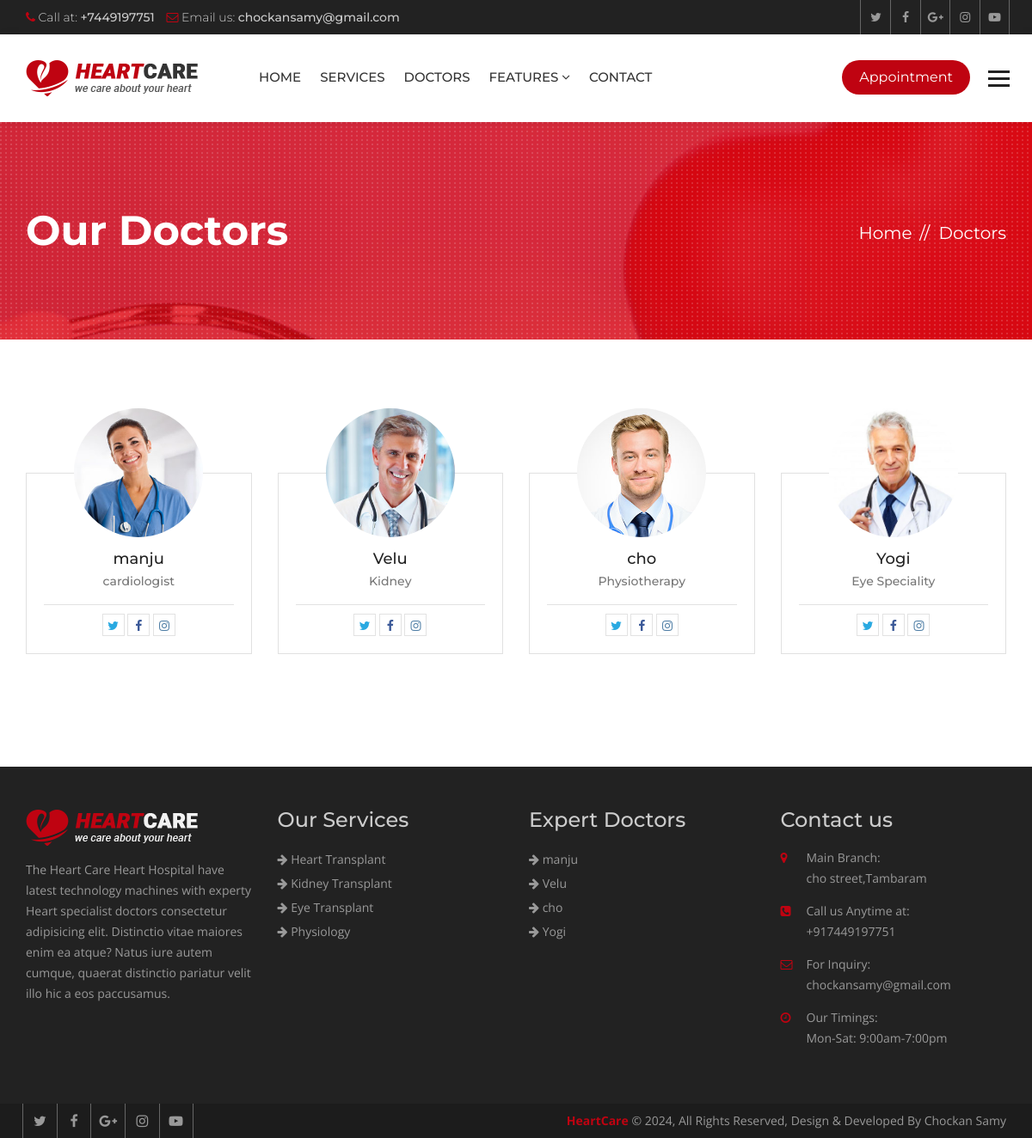
The app's page /doctors/ with its own data.
### hospital/models.py (models this page shows, shortened)
class Doctor(models.Model):
    name = models.CharField(max_length=120)
    speciality = models.CharField(max_length=120)
    picture = models.ImageField(upload_to="doctors/")
    details = models.TextField()
    experience = models.TextField()
    expertize = models.ManyToManyField(to='Expertize', related_name='doctors')
    twitter = models.CharField(max_length=120, blank=True, null=True)
    facebook = models.CharField(max_length=120, blank=True, null=True)
    instagram = models.CharField(max_length=120, blank=True, null=True)

class Service(models.Model):
    title = models.CharField(max_length=120)
    description = models.TextField()
    items = models.ManyToManyField(to='Item',)
    thumbnail = models.ImageField(upload_to='services/')
    cover = models.ImageField(upload_to='services/')
    image1 = models.ImageField(upload_to='services/', blank=True, null=True)
    image2 = models.ImageField(upload_to='services/', blank=True, null=True)

### hospital/views.py (the view)
# urls.py: path('doctors/', views.DoctorListView.as_view(), name="doctors"),
class DoctorListView(ListView):
    template_name = 'hospital/team.html'
    queryset = Doctor.objects.all()
    paginate_by = 8

### hospital/context_processors.py (called while the page is built)
def footer_content(request):
    services = Service.objects.all()
    doctors = Doctor.objects.all()
    context = {
        'services': services,
        'doctors': doctors
    }
    return context

### templates/hospital/team.html (shortened to what this page needs)
{% extends 'base.html' %}
{% block maincontent %}
<div class="inner-banner">
  <div class="container">
    <div class="row">
      <div class="col-md-7">
        <h1>Our Doctors</h1>
      </div>
      <div class="col-md-5">
        <ol class="breadcrumb">
          <li><a href="{% url 'index' %}">Home</a></li>
          <li class="active">Doctors</li>
        </ol>
      </div>
    </div>
  </div>
</div>
<div class="main-content">
  <div class="team-page">
    <div class="container">
      <div class="row">
        {% for doctor in object_list %}
        <div class="col-md-3 col-sm-6">
          <div class="team-box mb50">
            <div class="team-thumb">  <img src="{{ doctor.picture.url }}" alt=""></div>
            <div class="team-text">
              <h5><a href="{% url 'doctor_details' doctor.id %}">{{ doctor.name }}</a></h5>
              <strong>{{ doctor.speciality }}</strong>
              <ul class="team-social">
                {% if doctor.twitter %}
                <li><a class="tw" href="{{ doctor.twitter }}"><i class="fa fa-twitter" aria-hidden="true"></i></a></li>
                {% endif %}
                {% if doctor.facebook %}
                <li><a class="fb" href="{{ doctor.facebook }}"><i class="fa fa-facebook" aria-hidden="true"></i></a>
                </li>
                {% endif %}
                {% if doctor.instagram %}
                <li><a class="insta" href="{{ doctor.instagram }}"><i class="fa fa-instagram"
                      aria-hidden="true"></i></a></li>
                {% endif %}
              </ul>
            </div>
          </div>
        </div>
        {% endfor %}
      </div>
      <div class="row">
        <div class="col-md-12">
        </div>
      </div>
    </div>
  </div>
</div>
{% endblock maincontent %}

### templates/partials/_footer.html
{% load static %}
<footer class="footer">
  <div class="footer-widgets">
    <div class="container">
      <div class="row">
        <div class="col-md-3 col-sm-6">
          <div class="widget"> <img class="ft-logo" src="{% static 'heartcare/images/footer-logo.png' %}" alt="">
            <p>The Heart Care Heart Hospital have latest technology machines with experty Heart specialist doctors
              consectetur adipisicing elit. Distinctio vitae maiores enim ea atque? Natus iure autem cumque, quaerat
              distinctio pariatur velit illo hic a eos paccusamus. </p>
          </div>
        </div>
        <div class="col-md-3 col-sm-6">
          <div class="widget">
            <h3>Our Services</h3>
            <ul>
              {% for service in services|slice:':8' %}
              <li><a href="{% url 'service_details' service.id %}"><i class="fa fa-arrow-right"></i>
                  {{service.title }}</a></li>
              {% endfor %}
            </ul>
          </div>
        </div>
        <div class="col-md-3 col-sm-6">
          <div class="widget">
            <h3>Expert Doctors</h3>
            <ul>
              {% for doctor in doctors|slice:':8' %}
              <li><a href="{% url 'doctor_details' doctor.id %}"><i class="fa fa-arrow-right"></i> {{ doctor.name }}</a>
              </li>
              {% endfor %}
            </ul>
          </div>
        </div>
        <div class="col-md-3 col-sm-6">
          <div class="widget">
            <h3>Contact us</h3>
            <address>
              <ul>
                <li> <span class="icon"><i class="fa fa-map-marker" aria-hidden="true"></i></span> <span
                    class="add-text"><strong>Main Branch:</strong>cho street,Tambaram</span> </li>
                <li> <span class="icon"><i class="fa fa-phone-square" aria-hidden="true"></i></span> <span
                    class="add-text"><strong>Call us Anytime at:</strong> +917449197751</span> </li>
                <li> <span class="icon"><i class="fa fa-envelope-o" aria-hidden="true"></i></span> <span
                    class="add-text"><strong>For Inquiry:</strong>chockansamy@gmail.com</span> </li>
                <li> <span class="icon"><i class="fa fa-clock-o" aria-hidden="true"></i></span> <span
                    class="add-text"><strong>Our Timings:</strong> Mon-Sat: 9:00am-7:00pm</span> </li>
              </ul>
            </address>
          </div>
        </div>
      </div>
    </div>
  </div>
  <div class="footer-cr">
    <div class="container">
      <div class="row">
        <div class="col-md-6">
          <div class="footer-social"> <a href="#"><i class="fa fa-twitter" aria-hidden="true"></i></a> <a href="#"><i
                class="fa fa-facebook" aria-hidden="true"></i></a> <a href="#"><i class="fa fa-google-plus"
                aria-hidden="true"></i></a> <a href="#"><i class="fa fa-instagram" aria-hidden="true"></i></a> <a
              href="#"><i class="fa fa-youtube-play" aria-hidden="true"></i></a>
          </div>
        </div>
        <div class="col-md-6">
          <p><strong>HeartCare</strong> © {% now 'Y' %}, All Rights Reserved, Design & Developed By Chockan Samy</p>
        </div>
      </div>
    </div>
  </div>
</footer>

### heartcare/static/heartcare/css/custom.css (style rules this page uses)
html body { font-family: 'Open Sans', sans-serif; color: #777777; font-size: 14px; }
p { line-height: 24px; }
body h1, body h2, body h3, body h4, body h5, body h6 { font-family: 'Montserrat', sans-serif; margin: 0px; }
body h1 { font-size: 48px; }
body h3 { font-size: 24px; }
body h5 { font-size: 18px; }
.inner-banner { background: url(../images/inner.jpg) no-repeat top center; position: relative; width: 100%; float: left; padding: 100px 0 100px; background-color: #bf0311; z-index: 0; }
.inner-banner:after { background: url(../images/patt.png); position: absolute; left: 0; top: 0; content: ""; width: 100%; height: 100%; }
.inner-banner .container { position: relative; z-index: 99; }
.inner-banner h1 { color: #fff; font-weight: 700; }
.inner-banner .breadcrumb { text-align: right; background: none; padding: 0px; margin: 15px 0 0; }
.inner-banner .breadcrumb>li, .inner-banner .breadcrumb>li a { color: #fff; font-size: 20px; font-family: 'Montserrat', sans-serif; }
.inner-banner .breadcrumb>li+li::before { color: #fff; content: "// "; padding: 0 5px; }
.main-content { width: 100%; float: left; padding: 50px 0; }
.team-box { width: 100%; float: left; }
.team-box .team-thumb { overflow: hidden; position: relative; width: 150px; height: 150px; border-radius: 100%; margin: 0 auto -75px; }
.team-thumb>img { height: auto; width: 100%; }
.team-box .team-thumb:after { position: absolute; left: 0; top: 0; width: 100%; height: 0; content: ""; background: rgba(191, 3, 17, .7); opacity: 0; transition: all ease-in-out 0.3s; -webkit-transition: all ease-in-out 0.3s; }
.team-box .team-text { border: 1px solid #e1e1e1; width: 100%; padding: 90px 20px 20px 20px; text-align: center; }
.team-text h5 { margin: 0 0 5px; font-weight: 500; color: #222; }
.team-text h5 a { color: #222; }
.team-text strong { font-family: 'Montserrat', sans-serif; font-weight: 500; font-size: 14x; color: #777777; }
.team-social { margin: 17px 0 0; padding: 10px 0 0; list-style: none; text-align: center; border-top: 1px solid #e2e2e2; }
.team-social li { display: inline-block; }
.team-social li a { display: block; border: 1px solid #e2e2e2; color: #9c9c9c; width: 26px; height: 26px; text-align: center; line-height: 26px; transition: all ease-in-out 0.3s; -webkit-transition: all ease-in-out 0.3s; }
.mb50 { margin-bottom: 50px; }
.team-page { width: 100%; float: left; padding: 30px 0; }
.footer { width: 100%; float: left; background: #222222; padding: 50px 0 0 0; }
.footer .widget { width: 100%; float: left; margin: 0 0 50px; }
.footer .widget ul { margin: 0px; padding: 0px; list-style: none; }
.footer .widget li { line-height: 28px; color: #999999; }
.footer .widget a { color: #999; }
.footer .widget h3 { margin: 0 0 20px; color: #cccccc; line-height: 24px; }
.ft-logo { margin-bottom: 16px; max-width: 100%; height: auto; }
.footer .widget p { line-height: 24px; color: #999999; }
.footer .widget address li { float: left; line-height: 24px; margin-bottom: 14px; width: 100%; }
.widget address .icon { width: 30px; float: left; color: #bf0311; }
.widget address .add-text { float: left; width: 80%; }
.widget address .add-text>strong { display: block; font-weight: 400; }
.footer-cr { width: 100%; float: left; clear: both; background: #1c1c1c; }
.footer-cr p { margin: 0px; line-height: 40px; color: #999999; text-align: right; }
.footer-cr p strong { color: #bf0311; }
.footer-social a { border-left: 1px solid #666666; color: #999999; display: inline-block; font-size: 16px; line-height: 40px; margin-left: -4px; text-align: center; width: 40px; }
.footer-social a:last-child { border-right: 1px solid #666666; }
.team-social li a.tw { color: #29a9e1; }
.team-social li a.fb { color: #3b5998; }
.team-social li a.insta { color: #5280a7; }

### records on screen
Doctor: picture (picture), name "manju", speciality "cardiologist"
Doctor: picture (picture), name "Velu", speciality "Kidney"
Doctor: picture (picture), name "cho", speciality "Physiotherapy"
Doctor: picture (picture), name "Yogi", speciality "Eye Speciality"
Service: title "Heart Transplant"
Service: title "Kidney Transplant"
Service: title "Eye Transplant"
Service: title "Physiology"
